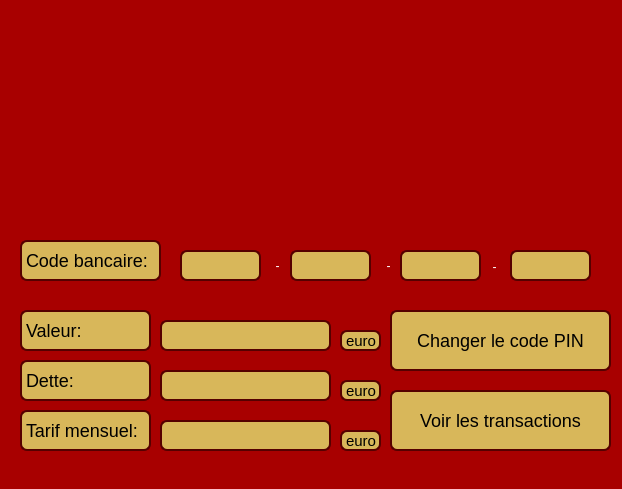
<?xml version="1.0" encoding="UTF-8"?>
<ui version="4.0">
 <class>statusBancar</class>
 <widget class="QDialog" name="statusBancar">
  <property name="geometry">
   <rect>
    <x>0</x>
    <y>0</y>
    <width>622</width>
    <height>489</height>
   </rect>
  </property>
  <property name="windowTitle">
   <string>Statut bancaire</string>
  </property>
  <property name="styleSheet">
   <string notr="true">QDialog{
background: rgb(168, 0, 0);
}</string>
  </property>
  <widget class="QLabel" name="valoareLabel">
   <property name="geometry">
    <rect>
     <x>20</x>
     <y>310</y>
     <width>131</width>
     <height>41</height>
    </rect>
   </property>
   <property name="styleSheet">
    <string notr="true">QLabel{
border: 2px solid rgb(85, 0, 0);
border-radius:7px;
background: #D8B75A;
font-size: 18px;
}</string>
   </property>
   <property name="text">
    <string>Valeur:</string>
   </property>
  </widget>
  <widget class="QLineEdit" name="valoareLineEdit">
   <property name="geometry">
    <rect>
     <x>160</x>
     <y>320</y>
     <width>171</width>
     <height>31</height>
    </rect>
   </property>
   <property name="styleSheet">
    <string notr="true">QLineEdit{
border: 2px solid rgb(85, 0, 0);
border-radius:7px;
background: #D8B75A;
font-size: 14px;
}</string>
   </property>
   <property name="text">
    <string/>
   </property>
  </widget>
  <widget class="QLabel" name="datorieLabel">
   <property name="geometry">
    <rect>
     <x>20</x>
     <y>360</y>
     <width>131</width>
     <height>41</height>
    </rect>
   </property>
   <property name="styleSheet">
    <string notr="true">QLabel{
border: 2px solid rgb(85, 0, 0);
border-radius:7px;
background: #D8B75A;
font-size: 18px;
}</string>
   </property>
   <property name="text">
    <string>Dette:</string>
   </property>
  </widget>
  <widget class="QLabel" name="rataLunaraLabel">
   <property name="geometry">
    <rect>
     <x>20</x>
     <y>410</y>
     <width>131</width>
     <height>41</height>
    </rect>
   </property>
   <property name="styleSheet">
    <string notr="true">QLabel{
border: 2px solid rgb(85, 0, 0);
border-radius:7px;
background: #D8B75A;
font-size: 18px;
}</string>
   </property>
   <property name="text">
    <string>Tarif mensuel:</string>
   </property>
  </widget>
  <widget class="QLineEdit" name="datorieLineEdit">
   <property name="geometry">
    <rect>
     <x>160</x>
     <y>370</y>
     <width>171</width>
     <height>31</height>
    </rect>
   </property>
   <property name="styleSheet">
    <string notr="true">QLineEdit{
border: 2px solid rgb(85, 0, 0);
border-radius:7px;
background: #D8B75A;
font-size: 14px;
}</string>
   </property>
  </widget>
  <widget class="QLineEdit" name="rataLunaraLineEdit">
   <property name="geometry">
    <rect>
     <x>160</x>
     <y>420</y>
     <width>171</width>
     <height>31</height>
    </rect>
   </property>
   <property name="styleSheet">
    <string notr="true">QLineEdit{
border: 2px solid rgb(85, 0, 0);
border-radius:7px;
background: #D8B75A;
font-size: 14px;
}</string>
   </property>
  </widget>
  <widget class="QPushButton" name="setarePINButton">
   <property name="geometry">
    <rect>
     <x>390</x>
     <y>310</y>
     <width>221</width>
     <height>61</height>
    </rect>
   </property>
   <property name="sizePolicy">
    <sizepolicy hsizetype="Minimum" vsizetype="Preferred">
     <horstretch>0</horstretch>
     <verstretch>0</verstretch>
    </sizepolicy>
   </property>
   <property name="styleSheet">
    <string notr="true">QPushButton{
border: 2px solid rgb(85, 0, 0);
border-radius:7px;
background: #D8B75A;
font-size: 18px;
}</string>
   </property>
   <property name="text">
    <string>Changer le code PIN</string>
   </property>
  </widget>
  <widget class="QLabel" name="codBancarLabel">
   <property name="geometry">
    <rect>
     <x>20</x>
     <y>240</y>
     <width>141</width>
     <height>41</height>
    </rect>
   </property>
   <property name="styleSheet">
    <string notr="true">QLabel{
border: 2px solid rgb(85, 0, 0);
border-radius:7px;
background: #D8B75A;
font-size: 18px;
}</string>
   </property>
   <property name="text">
    <string>Code bancaire:</string>
   </property>
  </widget>
  <widget class="QLineEdit" name="codPrimaLineEdit">
   <property name="geometry">
    <rect>
     <x>180</x>
     <y>250</y>
     <width>81</width>
     <height>31</height>
    </rect>
   </property>
   <property name="styleSheet">
    <string notr="true">QLineEdit{
border: 2px solid rgb(85, 0, 0);
border-radius:7px;
background: #D8B75A;
}</string>
   </property>
   <property name="text">
    <string/>
   </property>
  </widget>
  <widget class="QLineEdit" name="codADouaLineEdit">
   <property name="geometry">
    <rect>
     <x>290</x>
     <y>250</y>
     <width>81</width>
     <height>31</height>
    </rect>
   </property>
   <property name="styleSheet">
    <string notr="true">QLineEdit{
border: 2px solid rgb(85, 0, 0);
border-radius:7px;
background: #D8B75A;
}</string>
   </property>
  </widget>
  <widget class="QLabel" name="label">
   <property name="geometry">
    <rect>
     <x>269</x>
     <y>250</y>
     <width>21</width>
     <height>31</height>
    </rect>
   </property>
   <property name="styleSheet">
    <string notr="true">QLabel{
color: white;
}</string>
   </property>
   <property name="text">
    <string>  -</string>
   </property>
  </widget>
  <widget class="QLabel" name="label_2">
   <property name="geometry">
    <rect>
     <x>380</x>
     <y>250</y>
     <width>20</width>
     <height>31</height>
    </rect>
   </property>
   <property name="styleSheet">
    <string notr="true">QLabel{
color: white;
}</string>
   </property>
   <property name="text">
    <string>  -</string>
   </property>
  </widget>
  <widget class="QLabel" name="label_3">
   <property name="geometry">
    <rect>
     <x>486</x>
     <y>257</y>
     <width>20</width>
     <height>20</height>
    </rect>
   </property>
   <property name="styleSheet">
    <string notr="true">QLabel{
color: white;
}</string>
   </property>
   <property name="text">
    <string>  -</string>
   </property>
  </widget>
  <widget class="QLineEdit" name="codATreiaLineEdit">
   <property name="geometry">
    <rect>
     <x>400</x>
     <y>250</y>
     <width>81</width>
     <height>31</height>
    </rect>
   </property>
   <property name="styleSheet">
    <string notr="true">QLineEdit{
border: 2px solid rgb(85, 0, 0);
border-radius:7px;
background: #D8B75A;
}</string>
   </property>
  </widget>
  <widget class="QLineEdit" name="codAPatraLineEdit">
   <property name="geometry">
    <rect>
     <x>510</x>
     <y>250</y>
     <width>81</width>
     <height>31</height>
    </rect>
   </property>
   <property name="styleSheet">
    <string notr="true">QLineEdit{
border: 2px solid rgb(85, 0, 0);
border-radius:7px;
background: #D8B75A;
}</string>
   </property>
  </widget>
  <widget class="QPushButton" name="pushButton_2">
   <property name="geometry">
    <rect>
     <x>390</x>
     <y>390</y>
     <width>221</width>
     <height>61</height>
    </rect>
   </property>
   <property name="sizePolicy">
    <sizepolicy hsizetype="Preferred" vsizetype="Preferred">
     <horstretch>0</horstretch>
     <verstretch>0</verstretch>
    </sizepolicy>
   </property>
   <property name="styleSheet">
    <string notr="true">QPushButton{
border: 2px solid rgb(85, 0, 0);
border-radius:7px;
background: #D8B75A;
font-size: 18px;
}</string>
   </property>
   <property name="text">
    <string>Voir les transactions</string>
   </property>
  </widget>
  <widget class="QLabel" name="logo">
   <property name="geometry">
    <rect>
     <x>170</x>
     <y>30</y>
     <width>301</width>
     <height>191</height>
    </rect>
   </property>
   <property name="text">
    <string/>
   </property>
  </widget>
  <widget class="QLabel" name="euro_2">
   <property name="geometry">
    <rect>
     <x>340</x>
     <y>330</y>
     <width>41</width>
     <height>21</height>
    </rect>
   </property>
   <property name="styleSheet">
    <string notr="true">QLabel{
border: 2px solid rgb(85, 0, 0);
border-radius:7px;
background: #D8B75A;
font-size: 15px;
}</string>
   </property>
   <property name="text">
    <string>euro</string>
   </property>
  </widget>
  <widget class="QLabel" name="euro_3">
   <property name="geometry">
    <rect>
     <x>340</x>
     <y>430</y>
     <width>41</width>
     <height>21</height>
    </rect>
   </property>
   <property name="styleSheet">
    <string notr="true">QLabel{
border: 2px solid rgb(85, 0, 0);
border-radius:7px;
background: #D8B75A;
font-size: 15px;
}</string>
   </property>
   <property name="text">
    <string>euro</string>
   </property>
  </widget>
  <widget class="QLabel" name="euro_4">
   <property name="geometry">
    <rect>
     <x>340</x>
     <y>380</y>
     <width>41</width>
     <height>21</height>
    </rect>
   </property>
   <property name="styleSheet">
    <string notr="true">QLabel{
border: 2px solid rgb(85, 0, 0);
border-radius:7px;
background: #D8B75A;
font-size: 15px;
}</string>
   </property>
   <property name="text">
    <string>euro</string>
   </property>
  </widget>
 </widget>
 <resources/>
 <connections/>
</ui>
